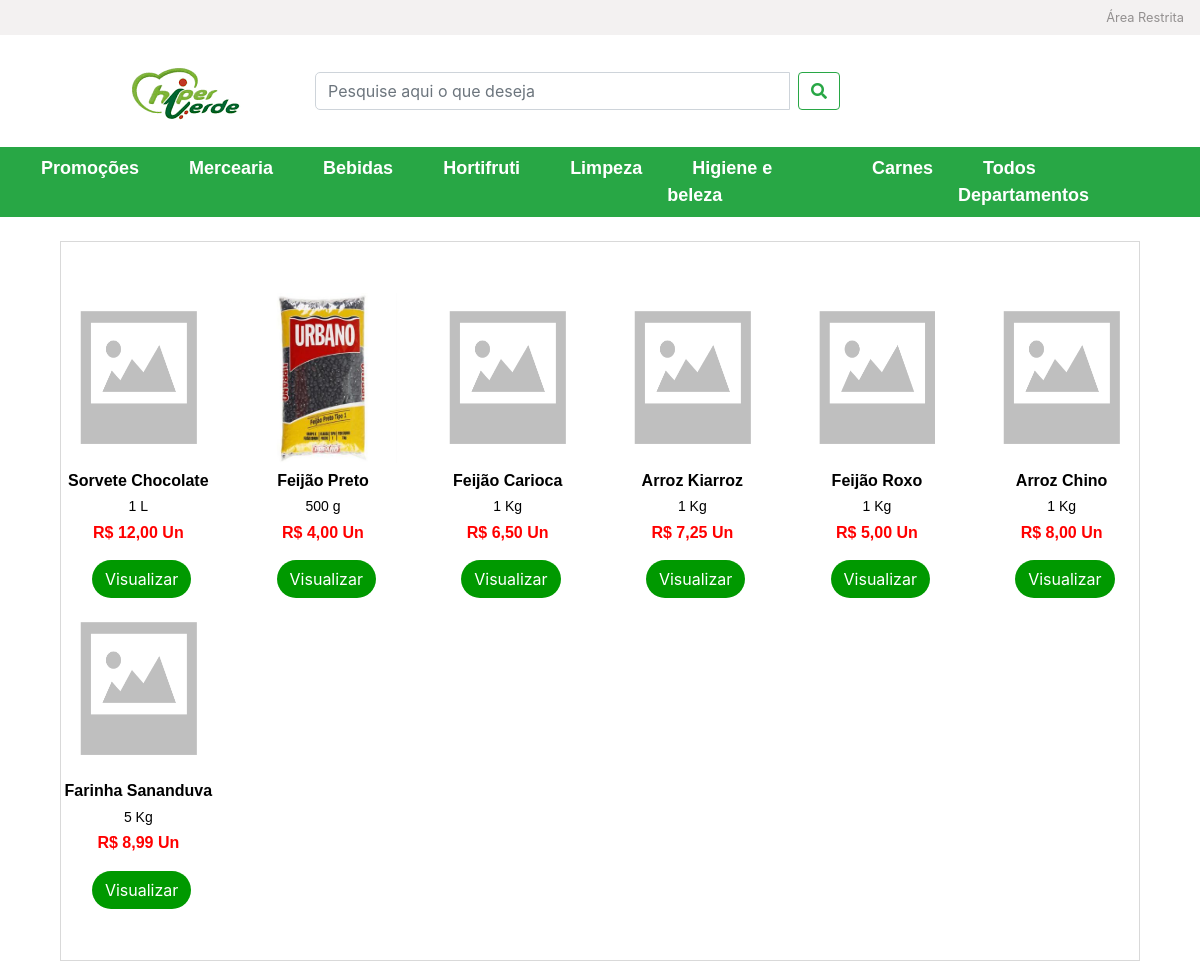
Page /index.php/buscar on the committed database.
### tables this page shows
CREATE TABLE IF NOT EXISTS `tb_departamento` (
  `id_departamento` int(11) NOT NULL AUTO_INCREMENT,
  `nome_departamento` varchar(45) NOT NULL,
  PRIMARY KEY (`id_departamento`)
);

CREATE TABLE IF NOT EXISTS `tb_produto` (
  `id_produto` int(11) NOT NULL AUTO_INCREMENT,
  `nome_produto` varchar(85) NOT NULL,
  `valor_unitario_produto` decimal(5,2) NOT NULL,
  `peso_produto` int(11) NOT NULL,
  `imagem_produto` varchar(140) DEFAULT NULL,
  `cd_departamento` int(11) NOT NULL,
  `cd_categoria` int(11),
  `cd_subcategoria` int(11),
  `cd_unidade_medida` int(11) NOT NULL,
  `cd_medida_valor` int(11) NOT NULL,
  PRIMARY KEY (`id_produto`),
  KEY `cd_departamento` (`cd_departamento`),
  KEY `fk_tb_produto_tb_categoria1` (`cd_categoria`),
  KEY `fk_tb_produto_tb_subcategoria1` (`cd_subcategoria`),
  KEY `fk_tb_produto_tb_unidade_medida1` (`cd_unidade_medida`),
  KEY `FK_tb_produto_tb_medida_valor` (`cd_medida_valor`),
  CONSTRAINT `FK_tb_produto_tb_medida_valor` FOREIGN KEY (`cd_medida_valor`) REFERENCES `tb_medida_valor` (`id_medida_valor`) ON DELETE NO ACTION ON UPDATE NO ACTION,
  CONSTRAINT `fk_tb_produto_tb_categoria1` FOREIGN KEY (`cd_categoria`) REFERENCES `tb_categoria` (`id_categoria`) ON DELETE NO ACTION ON UPDATE NO ACTION,
  CONSTRAINT `fk_tb_produto_tb_subcategoria1` FOREIGN KEY (`cd_subcategoria`) REFERENCES `tb_subcategoria` (`id_subcategoria`) ON DELETE NO ACTION ON UPDATE NO ACTION,
  CONSTRAINT `fk_tb_produto_tb_unidade_medida1` FOREIGN KEY (`cd_unidade_medida`) REFERENCES `tb_unidade_medida` (`id_medida`) ON DELETE NO ACTION ON UPDATE NO ACTION,
  CONSTRAINT `tb_produto_ibfk_1` FOREIGN KEY (`cd_departamento`) REFERENCES `tb_departamento` (`id_departamento`) ON DELETE NO ACTION ON UPDATE NO ACTION
);

CREATE TABLE IF NOT EXISTS `tb_unidade_medida` (
  `id_medida` int(11) NOT NULL AUTO_INCREMENT,
  `medida` varchar(20) NOT NULL,
  PRIMARY KEY (`id_medida`)
);

CREATE TABLE IF NOT EXISTS `tb_medida_valor` (
  `id_medida_valor` int(11) NOT NULL AUTO_INCREMENT,
  `medida_valor` varchar(5) NOT NULL,
  PRIMARY KEY (`id_medida_valor`)
);

### application/controllers/Buscar.php (called while the page is built, shortened)
<?php
class Buscar extends CI_Controller {
    public function index() {
        $this->load->model('BackEndModels/ProdutoPromocaoModel');
        $this->load->model('FrontEndModels/DepartamentoMenuModel');
        $data['produtopromocao'] = $this->ProdutoPromocaoModel->getAll();
        $data['menu'] = $this->DepartamentoMenuModel->getAll();
        $produto = $this->input->post('buscar');
        $this->load->model('FrontEndModels/PesquisarModel');
        $data['produtos'] = $this->PesquisarModel->getBuscaByNomeProduto($produto);
        $this->load->view('FrontEnd/Header');
        $this->load->view('FrontEnd/Menu', $data);
        $this->load->view('FrontEnd/PaginaPesquisar', $data);
    }
}

### index.php (called while the page is built, shortened)
<?php
require_once BASEPATH.'core/CodeIgniter.php';

### application/models/FrontEndModels/DepartamentoMenuModel.php (called while the page is built)
<?php
class DepartamentoMenuModel extends CI_Model {
    public function getAll() {
        $this->db->select('tb_departamento.*');
        $this->db->limit(6);
        $query = $this->db->get('tb_departamento');
        return $query->result();
    }
}

### application/models/FrontEndModels/PesquisarModel.php (called while the page is built)
<?php
class PesquisarModel extends CI_Model {
    public function getBuscaByNomeProduto($produto) {
        $this->db->select('tb.*,tb_unidade_medida.medida, tb_medida_valor.medida_valor');
        $this->db->from('tb_produto AS tb');
        $this->db->join('tb_unidade_medida', 'tb_unidade_medida.id_medida = tb.cd_unidade_medida', 'left');
        $this->db->join('tb_medida_valor', 'tb_medida_valor.id_medida_valor = tb.cd_medida_valor', 'left');
        $this->db->GROUP_BY('tb.nome_produto');
        $this->db->order_by("tb.id_produto", "ASC");
        $this->db->where('tb.nome_produto LIKE','%'.$produto.'%');
        $query = $this->db->get('tb_produto');
        return $query->result();
    }
}

### application/views/FrontEnd/PaginaPesquisar.php (the view, shortened to what this page needs)
<div class="container">
    <div class="col-md-12">
        <div class="painel_produto pt-5 pb-5 mt-4">
            <div class="row">
                <?php
                if ($produtos == null) {
                    echo '<div class="item col-md-12">';
                    echo '<div class="produto">';
                    echo '<h5>Nenhum produto encontrado.</h5>';
                    echo '</div>';
                    echo '</div>';
                } else {
                    foreach ($produtos as $po) {
                        echo '<div class="item col-md-2">';
                        echo '<div class="produto">';
                        if ($po->imagem_produto === Null) {
                            echo '<img style="height:170px; width:170px;" src="http://127.0.0.1/MercadoPI/uploads/noimage.png"/>';
                        } else {
                            echo '<img style="height:170px; width:170px;" src="http://127.0.0.1/MercadoPI/uploads/' . $po->imagem_produto . '"/>';
                        }
                        echo '<h2>' . $po->nome_produto . '</h2>';
                        echo '<h5>' . $po->peso_produto . ' ' . $po->medida . '</h5>';
                        $preco = str_replace(".", ",", $po->valor_unitario_produto);
                        echo '<h4>R$ ' . $preco . ' ' . $po->medida_valor . '</h4>';
                        echo '<center><a href="http://127.0.0.1/MercadoPI/index.php/PagProdutoEspecifico/lista/' . $po->id_produto . '"><button type="submit" class="btn">Visualizar</button></a></center>';
                        echo '</div>';
                        echo '</div>';
                    }
                }
                ?>
            </div>
        </div>
    </div>
</div>

### application/views/FrontEnd/Menu.php (shortened to what this page needs)
<div class="menu">
    <nav class="navbar navbar-expand-lg mt-3 bg-success navbar-light text-white">
        <div class="collapse navbar-collapse" id="navbarSupportedContent">
            <ul class="navbar-nav mr-auto"  style="margin: 0 auto;">
                <li><a href="<?= $this->config->base_url() . 'index.php/PagPromocao/lista' ?>">Promoções</a></li>
                <?php
                foreach ($menu as $m) {
                        echo '<li><a href="' . $this->config->base_url() . 'index.php/PagDepartamento/lista/' . $m->id_departamento . '">' . $m->nome_departamento . '</a></li>';
                }
                ?>
                <li><a href="<?= $this->config->base_url() . 'index.php/PagTodosDepartamentos/lista' ?>">Todos Departamentos</a></li>
            </ul>
        </div>
    </nav>
</div>

### css/Style.css (style rules this page uses)
.menu ul li a { text-decoration: none; margin: 0 25px; text-align: center; color: white; font-weight: bold; font-size: 18px; font-family: Helvetica, sans-serif; }
.produto { padding: 2%; }
.produto img { max-width: 100%; max-height: 100%; }
.produto h2 { font-family: Helvetica, sans-serif; font-size: 16px; text-align: center; color: black; margin-top: 5%; font-weight: bold; }
.produto h5 { font-family: Helvetica, sans-serif; font-size: 14px; text-align: center; color: black; }
.produto h4 { font-family: Helvetica, sans-serif; font-size: 16px; text-align: center; color: red; font-weight: bold; }
.produto button { border-radius: 20px; color: white; background-color: #009900; margin: 10px 0 0 14px; }
.painel_produto { border: 1px solid #d9d9d9; }
center { margin-left: -5%; }

### rows in the picture
tb_departamento: nome_departamento "Mercearia"
tb_departamento: nome_departamento "Bebidas"
tb_departamento: nome_departamento "Hortifruti"
tb_departamento: nome_departamento "Limpeza"
tb_departamento: nome_departamento "Higiene e beleza"
tb_departamento: nome_departamento "Carnes"
tb_produto: nome_produto "Sorvete Chocolate", peso_produto "1", cd_unidade_medida.medida "L", valor_unitario_produto "12,00", cd_medida_valor.medida_valor "Un"
tb_produto: imagem_produto (picture), nome_produto "Feijão Preto", peso_produto "500", cd_unidade_medida.medida "g", valor_unitario_produto "4,00", cd_medida_valor.medida_valor "Un"
tb_produto: nome_produto "Feijão Carioca", peso_produto "1", cd_unidade_medida.medida "Kg", valor_unitario_produto "6,50", cd_medida_valor.medida_valor "Un"
tb_produto: nome_produto "Arroz Kiarroz", peso_produto "1", cd_unidade_medida.medida "Kg", valor_unitario_produto "7,25", cd_medida_valor.medida_valor "Un"
tb_produto: nome_produto "Feijão Roxo", peso_produto "1", cd_unidade_medida.medida "Kg", valor_unitario_produto "5,00", cd_medida_valor.medida_valor "Un"
tb_produto: nome_produto "Arroz Chino", peso_produto "1", cd_unidade_medida.medida "Kg", valor_unitario_produto "8,00", cd_medida_valor.medida_valor "Un"
tb_produto: nome_produto "Farinha Sananduva", peso_produto "5", cd_unidade_medida.medida "Kg", valor_unitario_produto "8,99", cd_medida_valor.medida_valor "Un"
